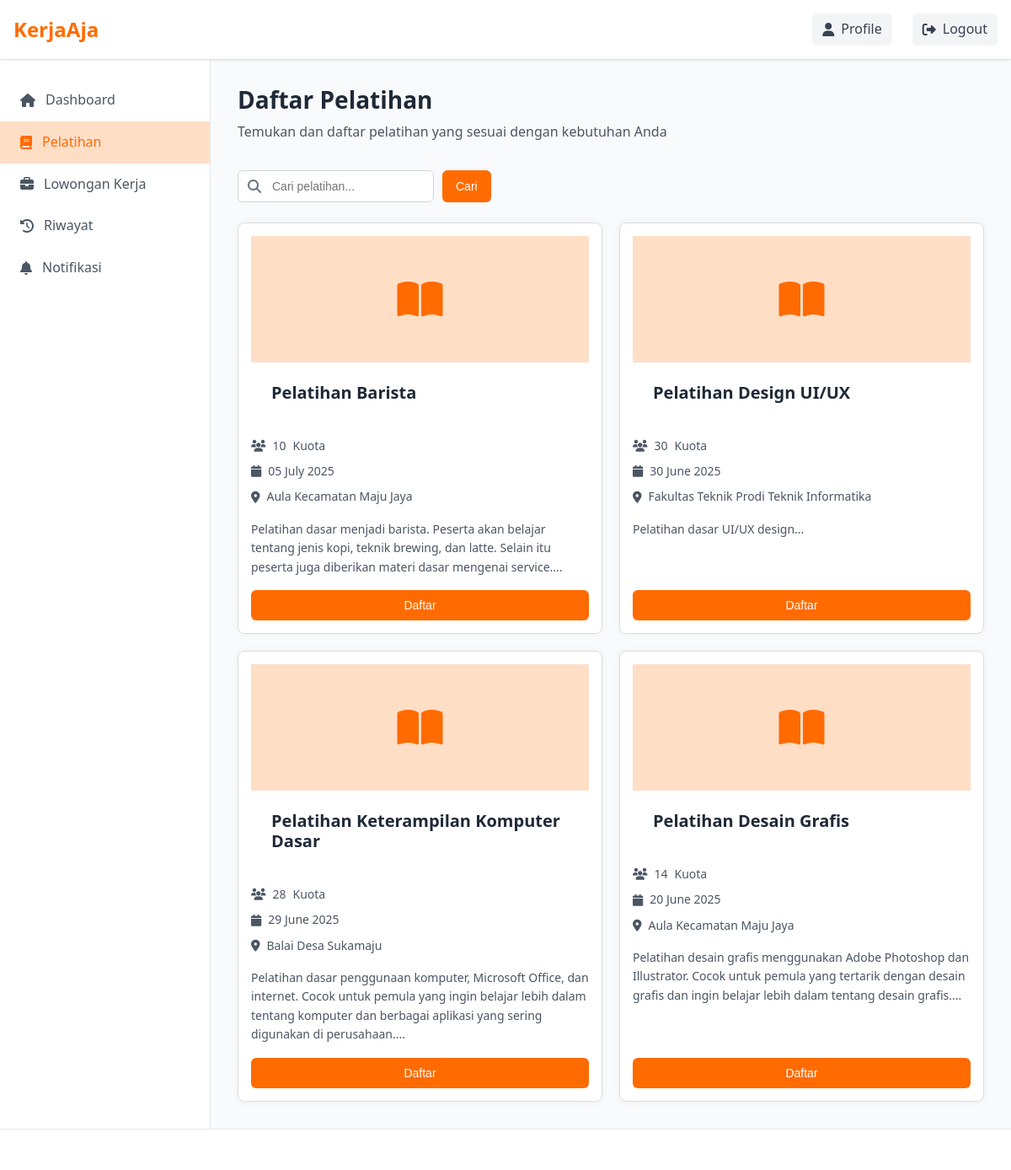
Page /User/pelatihan.php (signed in) on the committed database.
### tables this page shows
CREATE TABLE `pelatihan` (
  `pelatihan_id` int(11) NOT NULL,
  `nama` varchar(150) NOT NULL,
  `lokasi` varchar(100) DEFAULT NULL,
  `tanggal` date DEFAULT NULL,
  `kuota` int(10) NOT NULL,
  `deskripsi` text DEFAULT NULL,
  `created_by` int(11) DEFAULT NULL
);

### User/pelatihan.php (the view, shortened to what this page needs)
<?php
include '../auth/koneksi.php';
$query_sql = "SELECT * FROM pelatihan";
$search_term = '';
$query_sql .= " ORDER BY tanggal DESC";
$stmt = $conn->prepare($query_sql);
$stmt->execute();
$result = $stmt->get_result();
?>
<!DOCTYPE html>
<html lang="id">
<head>
    <link rel="stylesheet" href="../css/style.css">
    <link rel="stylesheet" href="https://cdnjs.cloudflare.com/ajax/libs/font-awesome/6.4.0/css/all.min.css">
</head>
<body>
    <header class="header">
        <div class="container">
            <div class="logo">
                <a href="dashboard.php">KerjaAja</a>
            </div>
            <nav class="nav">
                <ul>
                    <li><a href="profile.php" class="btn-logout"><i class="fas fa-user"></i> Profile</a></li>
                    <li><a href="../auth/logout.php" class="btn-logout"><i class="fas fa-sign-out-alt"></i> Logout</a>
                    </li>
                </ul>
            </nav>
        </div>
    </header>
    <div class="dashboard-container">
        <aside class="sidebar">
            <nav class="sidebar-nav">
                <ul>
                    <li><a href="dashboard.php"><i class="fas fa-home"></i> Dashboard</a></li>
                    <li><a href="pelatihan.php" class="active"><i class="fas fa-book"></i> Pelatihan</a></li>
                    <li><a href="lowongan.php"><i class="fas fa-briefcase"></i> Lowongan Kerja</a></li>
                    <li><a href="riwayat.php"><i class="fas fa-history"></i> Riwayat</a></li>
                    <li><a href="notifications.php"><i class="fas fa-bell"></i> Notifikasi</a></li>
                </ul>
            </nav>
        </aside>
        <main class="main-content">
            <div class="page-header">
                <h1>Daftar Pelatihan</h1>
                <p>Temukan dan daftar pelatihan yang sesuai dengan kebutuhan Anda</p>
            </div>
            <div class="search-container">
                <form action="pelatihan.php" method="GET" class="search-form">
                    <div class="search-input">
                        <i class="fas fa-search"></i>
                        <input type="text" name="search" placeholder="Cari pelatihan..."
                            value="<?php echo htmlspecialchars($search_term); ?>">
                    </div>
                    <button type="submit" class="btn btn-primary">Cari</button>
                </form>
            </div>
            <div class="training-grid" id="trainingGrid">
                <?php
                if ($result->num_rows > 0):
                    while ($row = $result->fetch_assoc()):
                        $nama = htmlspecialchars($row['nama']);
                        $kuota = htmlspecialchars($row['kuota']);
                        $lokasi = htmlspecialchars($row['lokasi']);
                        $deskripsi_singkat = htmlspecialchars(substr($row['deskripsi'], 0, 200)) . '...';
                        $tanggal_formatted = date('d F Y', strtotime($row['tanggal']));
                ?>
                <div class="training-item">
                    <div class="training-image"><i class="fas fa-book-open"></i></div>
                    <div class="training-content">
                        <h3><?php echo $nama; ?></h3>
                    </div>
                    <div class="training-details">
                        <p><i class="fas fa-users"></i><span class="kuota-display"><?php echo $kuota; ?></span> Kuota
                        </p>
                        <p><i class="fas fa-calendar"></i> <?php echo $tanggal_formatted; ?></p>
                        <p><i class="fas fa-map-marker-alt"></i> <?php echo $lokasi; ?></p>
                    </div>
                    <p class="training-description"><?php echo $deskripsi_singkat; ?></p>
                    <button class="btn btn-primary btn-block register-btn"
                        data-id="<?php echo $row['pelatihan_id']; ?>">Daftar</button>
                </div>
                <?php
                    endwhile;
                endif;
                ?>
            </div>
        </main>
    </div>
    <footer class="footer">
    </footer>
</body>
</html>

### css/style.css (style rules this page uses)
:root { --primary-color: #ff6b00; --primary-dark: #ae4900; --primary-light: #ffdec6; --secondary-color: #6b7280; --success-color: #10b981; --danger-color: #ef4444; --warning-color: #f59e0b; --info-color: #3b82f6; --dark-color: #1f2937; --light-color: #f9fafb; --gray-100: #f3f4f6; --gray-200: #e5e7eb; --gray-300: #d1d5db; --gray-400: #9ca3af; --gray-500: #6b7280; --gray-600: #4b5563; --gray-700: #374151; --gray-800: #1f2937; --gray-900: #111827; --border-radius: 0.375rem; --box-shadow: 0 1px 3px 0 rgba(0, 0, 0, 0.1), 0 1px 2px 0 rgba(0, 0, 0, 0.06); --transition: all 0.3s ease; }
* { margin: 0; padding: 0; box-sizing: border-box; }
body { font-family: "Segoe UI", Tahoma, Geneva, Verdana, sans-serif; line-height: 1.6; color: var(--gray-800); background: linear-gradient(135deg, var(--primary-light) 0%, #fff 100%); }
a { text-decoration: none; color: var(--primary-color); }
ul { list-style: none; }
.container { width: 100%; max-width: 1200px; margin: 0 auto; padding: 0 1rem; }
h1, h2, h3, h4, h5, h6 { font-weight: 600; line-height: 1.2; margin-bottom: 0.5rem; }
h1 { font-size: 2rem; }
h3 { font-size: 1.5rem; }
p { margin-bottom: 1rem; }
.btn { display: inline-block; padding: 0.5rem 1rem; border-radius: var(--border-radius); font-weight: 500; text-align: center; cursor: pointer; transition: var(--transition); border: none; font-size: 0.875rem; }
.btn-primary { background-color: var(--primary-color); color: white; }
.btn-block { display: block; width: 100%; }
.header { background-color: white; box-shadow: var(--box-shadow); padding: 1rem 0; position: sticky; top: 0; z-index: 100; }
.header .container { display: flex; justify-content: space-between; align-items: center; }
.logo a { font-size: 1.5rem; font-weight: 700; color: var(--primary-color); }
.nav ul { display: flex; gap: 1.5rem; }
.nav a { color: var(--gray-600); font-weight: 500; transition: var(--transition); }
.btn-logout { display: flex; align-items: center; gap: 0.5rem; padding: 0.375rem 0.75rem; background-color: var(--gray-100); border-radius: var(--border-radius); color: var(--gray-700) !important; }
.footer { background-color: white; padding: 2rem 0 1rem; border-top: 1px solid var(--gray-200); }
.dashboard-container { display: flex; min-height: calc(100vh - 140px); }
.sidebar { width: 250px; background-color: white; border-right: 1px solid var(--gray-200); padding: 1.5rem 0; }
.sidebar-nav { display: flex; flex-direction: column; gap: 0.5rem; }
.sidebar-nav a { display: flex; align-items: center; gap: 0.75rem; padding: 0.75rem 1.5rem; color: var(--gray-600); font-weight: 500; transition: var(--transition); }
.sidebar-nav a.active { background-color: var(--primary-light); color: var(--primary-color); }
.main-content { flex: 1; padding: 2rem; overflow-y: auto; }
.page-header { margin-bottom: 2rem; }
.page-header h1 { font-size: 1.75rem; margin-bottom: 0.5rem; }
.page-header p { color: var(--gray-600); }
.search-container { margin-bottom: 1.5rem; }
.search-input { position: relative; }
.search-input i { position: absolute; left: 0.75rem; top: 50%; transform: translateY(-50%); color: var(--gray-500); }
.search-input input { width: 100%; padding: 0.625rem 0.625rem 0.625rem 2.5rem; border: 1px solid var(--gray-300); border-radius: var(--border-radius); font-size: 0.875rem; transition: var(--transition); }
.training-item { border: 1px solid var(--gray-200); border-radius: var(--border-radius); padding: 1rem; }
.training-details { color: var(--gray-500); font-size: 0.875rem; margin-bottom: 0.5rem; }
.training-description { color: var(--gray-600); font-size: 0.875rem; margin-bottom: 1rem; }
.training-grid, .job-grid { display: grid; grid-template-columns: repeat(auto-fill, minmax(300px, 1fr)); gap: 1.5rem; }
.training-image { height: 150px; background-color: var(--primary-light); display: flex; align-items: center; justify-content: center; }
.training-image i { font-size: 3rem; color: var(--primary-color); }
.training-content, .job-card { padding: 1.5rem; }
.training-content h3, .job-card h3 { font-size: 1.25rem; margin-bottom: 1rem; }
.training-details, .job-details { display: flex; flex-direction: column; gap: 0.5rem; margin-bottom: 1rem; }
.training-details p, .job-details p { display: flex; align-items: center; gap: 0.5rem; color: var(--gray-600); font-size: 0.875rem; margin-bottom: 0; }
.main-content { min-height: 100vh; background: #f8fafc; }

### rows in the picture
pelatihan: nama "Pelatihan Barista", kuota "10", tanggal "05 July 2025", lokasi "Aula Kecamatan Maju Jaya", deskripsi "Pelatihan dasar menjadi barista. Peserta akan belajar tentang jenis kopi, teknik brewing, dan latte. Selain itu peserta juga diberikan materi dasar mengenai service...."
pelatihan: nama "Pelatihan Design UI/UX", kuota "30", tanggal "30 June 2025", lokasi "Fakultas Teknik Prodi Teknik Informatika", deskripsi "Pelatihan dasar UI/UX design..."
pelatihan: nama "Pelatihan Keterampilan Komputer Dasar", kuota "28", tanggal "29 June 2025", lokasi "Balai Desa Sukamaju", deskripsi "Pelatihan dasar penggunaan komputer, Microsoft Office, dan internet. Cocok untuk pemula yang ingin belajar lebih dalam tentang komputer dan berbagai aplikasi yang sering digunakan di perusahaan...."
pelatihan: nama "Pelatihan Desain Grafis", kuota "14", tanggal "20 June 2025", lokasi "Aula Kecamatan Maju Jaya", deskripsi "Pelatihan desain grafis menggunakan Adobe Photoshop dan Illustrator. Cocok untuk pemula yang tertarik dengan desain grafis dan ingin belajar lebih dalam tentang desain grafis...."
